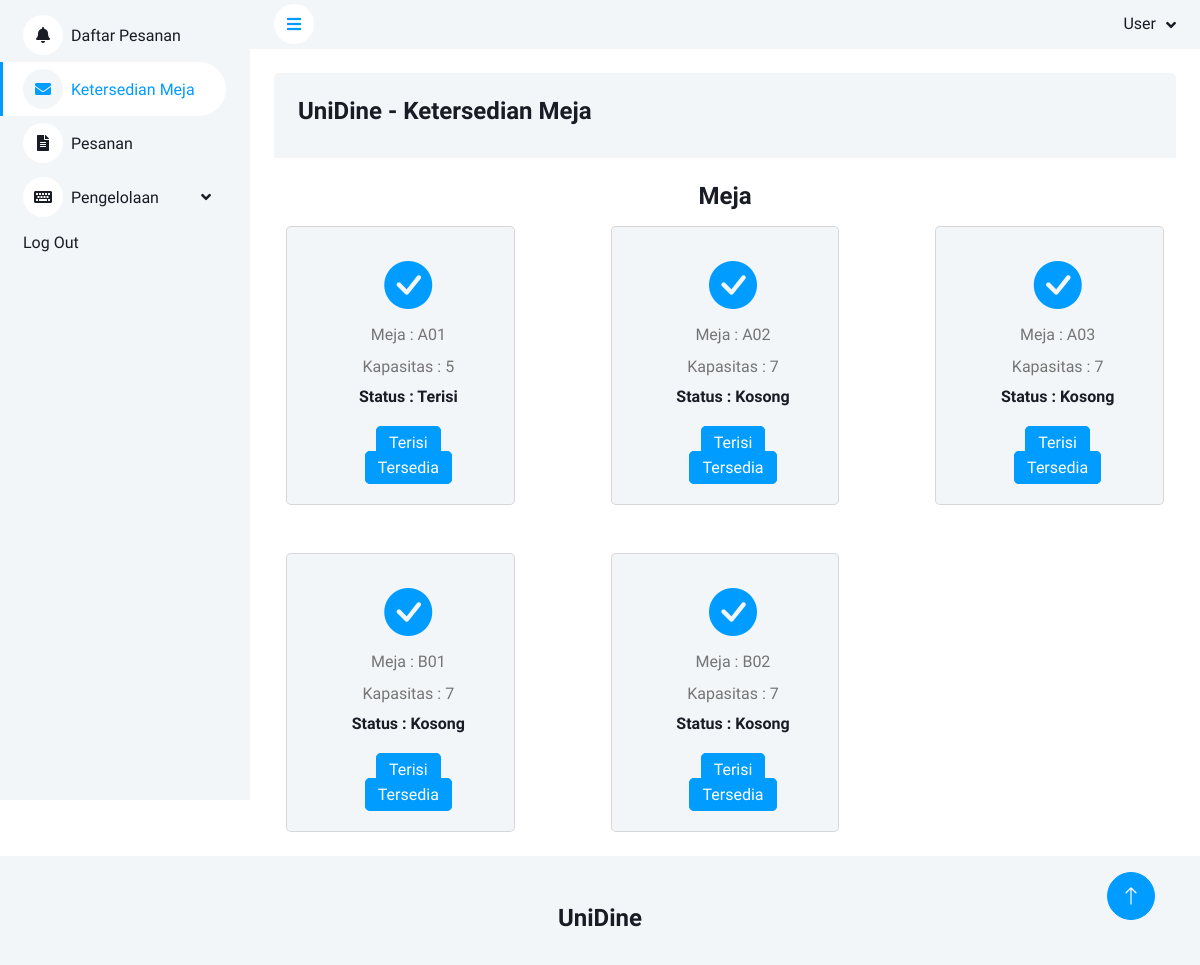
The app's page /KetersediaanMeja.php, older data.
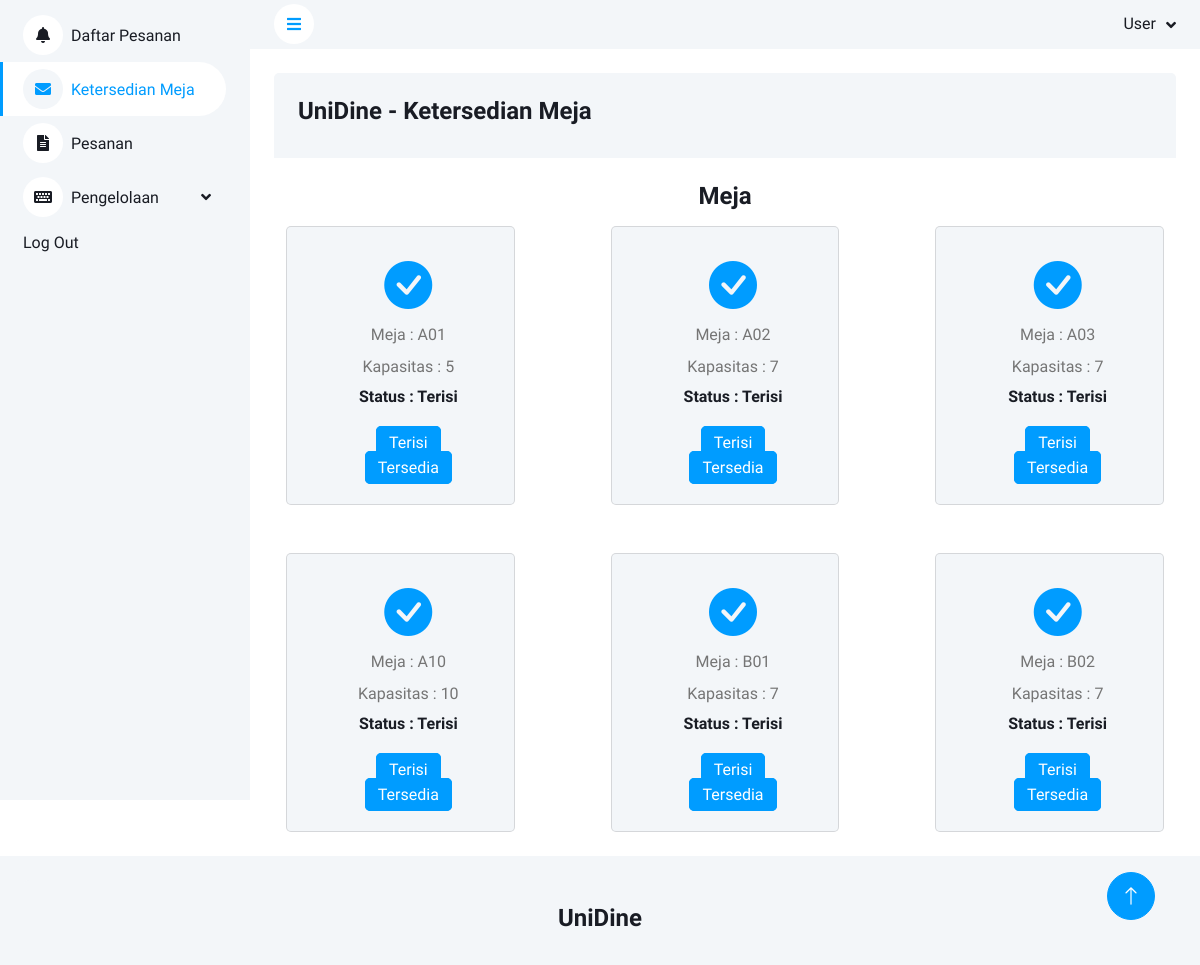
The same page, newer data.
### tables this page shows
CREATE TABLE `meja` (
  `no_meja` varchar(5) NOT NULL,
  `kapasitas` int(11) NOT NULL,
  `deskripsi` text NOT NULL,
  `status` varchar(11) DEFAULT 'Kosong'
);

### KetersediaanMeja.php (the view, shortened to what this page needs)
<?php
include 'koneksi.php'
?>
<!DOCTYPE html>
<html lang="en">
<head>
    <link href="https://cdnjs.cloudflare.com/ajax/libs/font-awesome/5.10.0/css/all.min.css" rel="stylesheet">
    <link href="https://cdn.jsdelivr.net/npm/bootstrap-icons@1.4.1/font/bootstrap-icons.css" rel="stylesheet">
    <link href="lib/owlcarousel/assets/owl.carousel.min.css" rel="stylesheet">
    <link href="lib/tempusdominus/css/tempusdominus-bootstrap-4.min.css" rel="stylesheet" />
    <link href="css/bootstrap.min.css" rel="stylesheet">
    <link href="css/style.css" rel="stylesheet">
</head>
<body>
    <div class="container-xxl position-relative bg-white d-flex p-0">
        <div class="sidebar pe-4 pb-3">
            <nav class="navbar bg-light navbar-light">
                <div class="navbar-nav w-100 ">
                    <a href="index.php" class="nav-item nav-link"><i class="fa fa-bell me-2"></i>Daftar Pesanan</a>
                    <a href="KetersediaanMeja.php" class="nav-item nav-link active"><i class="fa fa-envelope me-2"></i>Ketersedian Meja</a>
                    <a href="Pesanan.php" class="nav-item nav-link "><i class="fa fa-file-alt me-2"></i>Pesanan</a>
                    <div class="nav-item dropdown">
                        <a href="#" class="nav-link dropdown-toggle" data-bs-toggle="dropdown"><i class="fa fa-keyboard me-2"></i>Pengelolaan</a>
                    </div>
                    <a href="Login.php" class="nav-item nav-link">Log Out</a>
                </div>
            </nav>
        </div>
        <div class="content">
            <nav class="navbar navbar-expand bg-light navbar-light sticky-top px-4 py-0">
                <a href="#" class="sidebar-toggler flex-shrink-0">
                    <i class="fa fa-bars"></i>
                </a>
                <div class="navbar-nav align-items-center ms-auto">
                    <div class="nav-item dropdown">
                        <a href="#" class="nav-link dropdown-toggle" data-bs-toggle="dropdown">
                            <span class="d-none d-lg-inline-flex">User</span>
                        </a>
                    </div>
                </div>
            </nav>
            <div class="container-fluid mb-4 pt-4 px-4 ">
                <div class="bg-light rounded-top p-4">
                    <div class="row">
                        <p class="h4"> UniDine - Ketersedian Meja</p>
                    </div>
                </div>
            </div>
            <p class="h4 text-center mb-3"> Meja</p>
            <div class="row g-4">
                <?php
                $hasil = mysqli_query($koneksi, "SELECT * FROM meja");
                while ($h = mysqli_fetch_array($hasil)) {
                ?>
                    <div class="col-xl-4 px-5">
                        <div class="bg-light rounded d-flex mb-4 card " align="center">
                            <div class="ms-3 p-4 card-body">
                                <i class="bi bi-check-circle-fill fa-3x text-primary"></i>
                                <p class="mb-2">Meja : <?= $h['no_meja']; ?></p>
                                <p class="mb-2">Kapasitas : <?= $h['kapasitas']; ?></p>
                                <h6 class="mb-0">Status : <?= $h['status']; ?></h6>
                                <br>
                                <a href="terisi.php?no_meja=<?php echo $h['no_meja']; ?>" class="d-inline btn btn-primary m-2 col-md-6">Terisi</a>
                                <a href="kosong.php?no_meja=<?php echo $h['no_meja']; ?>" class="d-inline btn btn-primary m-2 col-md-6">Tersedia</a>
                            </div>
                        </div>
                    </div>
                <?php } ?>
            </div>
        </div>
    </div>
    <div class="container-fluid pt-4 px-4">
        <div class="bg-light rounded-top p-4">
            <div class="row ">
                <p class="h4 text-center">UniDine</p>
            </div>
        </div>
    </div>
    <a href="#" class="btn btn-lg btn-primary btn-lg-square back-to-top"><i class="bi bi-arrow-up"></i></a>
</body>
</html>

Row changes from the older to the newer data that the page shows:
changed meja "A02": status "Kosong" → "Terisi"
changed meja "A03": status "Kosong" → "Terisi"
added meja: no_meja "A10", kapasitas "10", status "Terisi"
changed meja "B01": status "Kosong" → "Terisi"
changed meja "B02": status "Kosong" → "Terisi"
